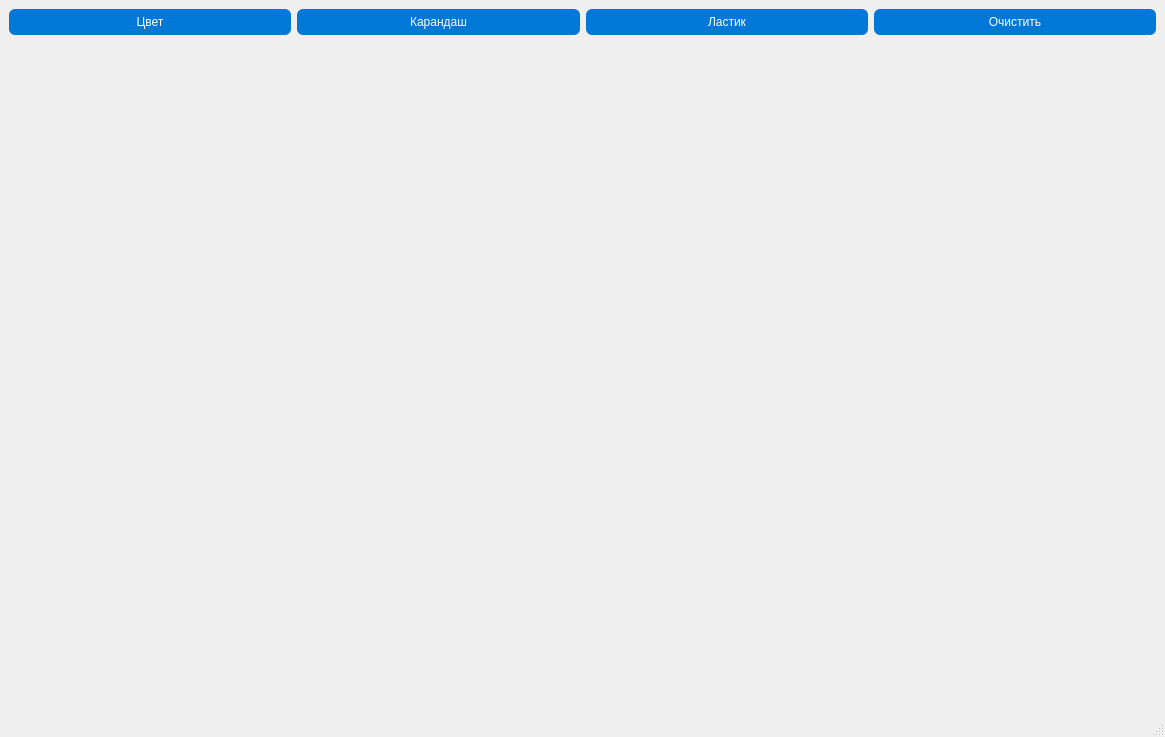
<?xml version="1.0" encoding="UTF-8"?>
<ui version="4.0">
 <class>MainWindow</class>
 <widget class="QMainWindow" name="MainWindow">
  <property name="geometry">
   <rect>
    <x>0</x>
    <y>0</y>
    <width>1165</width>
    <height>737</height>
   </rect>
  </property>
  <property name="windowTitle">
   <string>MainWindow</string>
  </property>
  <widget class="QWidget" name="centralwidget">
   <property name="styleSheet">
    <string notr="true">QPushButton {
    background-color: #0078D7;
    color: white;
    border: none;
    border-radius: 6px;
    padding: 6px 12px;
}

QPushButton:hover {
    background-color: #0096FF;
}

QPushButton:pressed {
    background-color: #005FA3;
}</string>
   </property>
   <layout class="QVBoxLayout" name="verticalLayout">
    <item>
     <layout class="QHBoxLayout" name="horizontalLayout">
      <item>
       <widget class="QPushButton" name="btnColor">
        <property name="styleSheet">
         <string notr="true"/>
        </property>
        <property name="text">
         <string>Цвет</string>
        </property>
       </widget>
      </item>
      <item>
       <widget class="QPushButton" name="btnPen">
        <property name="text">
         <string>Карандаш</string>
        </property>
       </widget>
      </item>
      <item>
       <widget class="QPushButton" name="btnEraser">
        <property name="text">
         <string>Ластик</string>
        </property>
       </widget>
      </item>
      <item>
       <widget class="QPushButton" name="btnClear">
        <property name="styleSheet">
         <string notr="true"/>
        </property>
        <property name="text">
         <string>Очистить</string>
        </property>
       </widget>
      </item>
     </layout>
    </item>
    <item>
     <widget class="Canvas" name="canvas" native="true">
      <property name="sizePolicy">
       <sizepolicy hsizetype="Expanding" vsizetype="Expanding">
        <horstretch>0</horstretch>
        <verstretch>0</verstretch>
       </sizepolicy>
      </property>
     </widget>
    </item>
   </layout>
  </widget>
  <widget class="QMenuBar" name="menubar">
   <property name="geometry">
    <rect>
     <x>0</x>
     <y>0</y>
     <width>1165</width>
     <height>21</height>
    </rect>
   </property>
  </widget>
  <widget class="QStatusBar" name="statusbar"/>
 </widget>
 <customwidgets>
  <customwidget>
   <class>Canvas</class>
   <extends>QWidget</extends>
   <header>canvas.h</header>
   <container>1</container>
  </customwidget>
 </customwidgets>
 <resources/>
 <connections/>
</ui>
